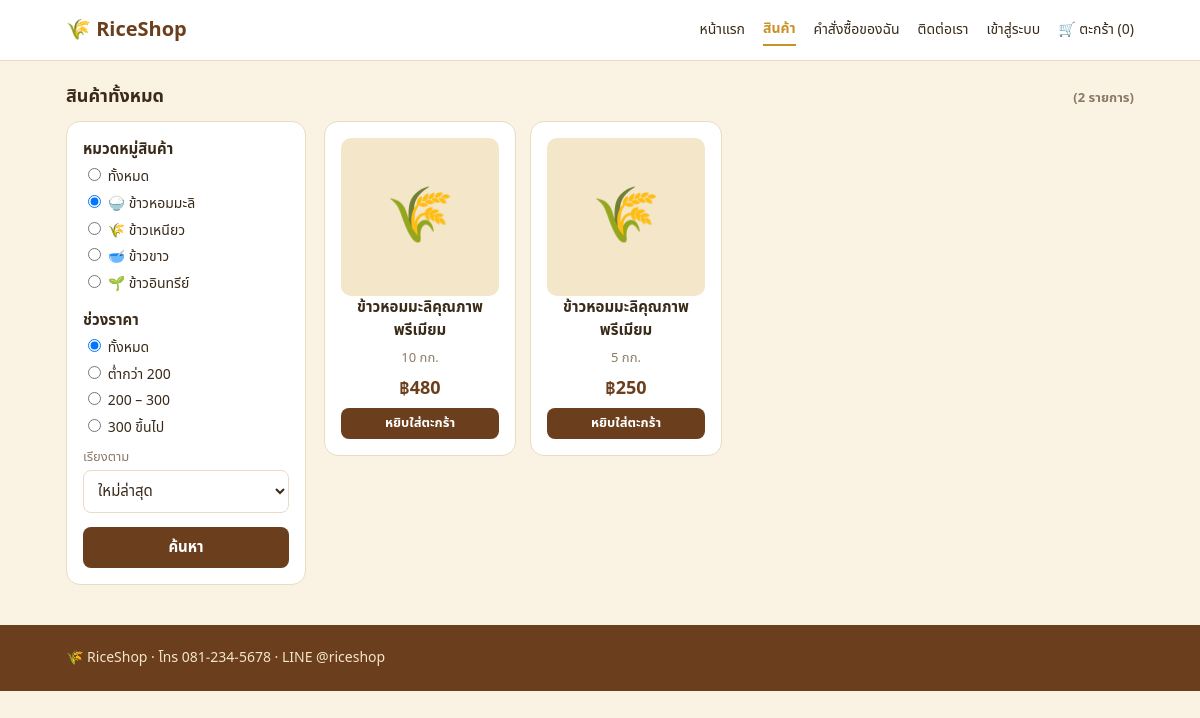
/products.php?cat=1, run on the app's committed database.
### tables this page shows
CREATE TABLE categories(id INT AUTO_INCREMENT PRIMARY KEY,name VARCHAR(80) NOT NULL,icon VARCHAR(8) DEFAULT '🌾');

CREATE TABLE products(id INT AUTO_INCREMENT PRIMARY KEY,category_id INT DEFAULT NULL,name VARCHAR(150) NOT NULL,size VARCHAR(50) DEFAULT '',price INT NOT NULL,stock INT NOT NULL DEFAULT 0,description TEXT,image VARCHAR(60) DEFAULT NULL);

### products.php (the view, shortened to what this page needs)
<?php require 'config.php';
$cat = (int)($_GET['cat'] ?? 0);
$pr = $_GET['pr'] ?? '';
$so = $_GET['so'] ?? 'new';
$w = ['1=1'];
$a = [];
if ($cat) {
    $w[] = 'category_id=?';
    $a[] = $cat;
}
$ord = ['new' => 'id DESC', 'asc' => 'price ASC', 'desc' => 'price DESC'][$so] ?? 'id DESC';
$ps = q('SELECT * FROM products WHERE ' . implode(' AND ', $w) . ' ORDER BY ' . $ord, $a)->fetchAll();
head('สินค้า', 'products'); ?>
<h2 class="sec">สินค้าทั้งหมด <span class="mu">(<?= count($ps) ?> รายการ)</span></h2>
<div class="cols">
    <form class="card" method="get"><b>หมวดหมู่สินค้า</b>
        <label class="rad"><input type="radio" name="cat" value="0" <?= $cat ? '' : 'checked' ?>> ทั้งหมด</label>
        <?php foreach (q('SELECT * FROM categories')->fetchAll() as $c): ?><label class="rad"><input type="radio" name="cat" value="<?= $c['id'] ?>" <?= $cat == $c['id'] ? 'checked' : '' ?>> <?= e($c['icon'] . ' ' . $c['name']) ?></label><?php endforeach ?>
        <b style="display:block;margin-top:14px">ช่วงราคา</b>
        <?php foreach (['' => 'ทั้งหมด', '1' => 'ต่ำกว่า 200', '2' => '200 – 300', '3' => '300 ขึ้นไป'] as $k => $l): ?><label class="rad"><input type="radio" name="pr" value="<?= $k ?>" <?= $pr == (string)$k ? 'checked' : '' ?>> <?= $l ?></label><?php endforeach ?>
        <label>เรียงตาม</label><select name="so">
            <option value="new">ใหม่ล่าสุด</option>
        </select>
        <button class="btn full mt">ค้นหา</button>
    </form>
    <div><?php if (!$ps) echo '<p class="mu">ไม่พบสินค้า</p>'; ?><div class="grid"><?php foreach ($ps as $p) echo pcard($p) ?></div>
    </div>
</div>
<?php foot();

### config.php (shortened to what this page needs)
<?php
try {
    $pdo = new PDO('mysql:host=localhost;dbname=' . DB_NAME . ';charset=utf8mb4', DB_USER, DB_PASS, [PDO::ATTR_ERRMODE => PDO::ERRMODE_EXCEPTION, PDO::ATTR_DEFAULT_FETCH_MODE => PDO::FETCH_ASSOC]);
} catch (Exception $x) {
    die('เชื่อมต่อฐานข้อมูลไม่ได้ กรุณาตรวจสอบ config.php');
}
function q($s, $a = [])
{
    global $pdo;
    $t = $pdo->prepare($s);
    $t->execute($a);
    return $t;
}
function e($s)
{
    return htmlspecialchars((string)$s, ENT_QUOTES, 'UTF-8');
}
function baht($n)
{
    return '฿' . number_format($n);
}
function csrf()
{
    return $_SESSION['c'] ??= bin2hex(random_bytes(16));
}
function csf()
{
    return '<input type="hidden" name="c" value="' . csrf() . '">';
}
function setting($k, $d = '')
{
    static $c = null;
    if ($c === null) $c = q('SELECT k,v FROM settings')->fetchAll(PDO::FETCH_KEY_PAIR);
    return $c[$k] ?? $d;
}
function user()
{
    static $u = false;
    if ($u === false) $u = !empty($_SESSION['uid']) ? (q('SELECT * FROM users WHERE id=?', [$_SESSION['uid']])->fetch() ?: null) : null;
    return $u;
}
function pimg($p, $pre = '')
{
    return $p['image'] ? '<img src="' . $pre . 'uploads/products/' . e($p['image']) . '" alt="' . e($p['name']) . '">' : '<div class="noimg">🌾</div>';
}
function pcard($p)
{
    $h = '<div class="card pc"><a href="product.php?id=' . $p['id'] . '">' . pimg($p) . '<b>' . e($p['name']) . '</b></a><div class="mu">' . e($p['size']) . '</div><div class="price">' . baht($p['price']) . '</div>';
    if ($p['stock'] > 0) $h .= '<form method="post" action="cart.php">' . csf() . '<input type="hidden" name="a" value="add"><input type="hidden" name="id" value="' . $p['id'] . '"><input type="hidden" name="ret" value="' . e(basename($_SERVER['SCRIPT_NAME']) . ($_SERVER['QUERY_STRING'] ? '?' . $_SERVER['QUERY_STRING'] : '')) . '"><button class="btn sm full">หยิบใส่ตะกร้า</button></form>';
    else $h .= '<button class="btn sm full" disabled>สินค้าหมด</button>';
    return $h . '</div>';
}
function head($t, $act = '')
{
    $n = array_sum($_SESSION['cart'] ?? []);
    $nav = ['home' => ['index.php', 'หน้าแรก'], 'products' => ['products.php', 'สินค้า'], 'orders' => ['my-orders.php', 'คำสั่งซื้อของฉัน'], 'contact' => ['#contact', 'ติดต่อเรา']];
    echo '<!doctype html><html lang="th"><head><meta charset="utf-8"><meta name="viewport" content="width=device-width,initial-scale=1"><title>' . e($t) . ' - ' . e(setting('shop_name', 'RiceShop')) . '</title><link href="https://fonts.googleapis.com/css2?family=Noto+Sans+Thai:wght@400;600;700&display=swap" rel="stylesheet"><link rel="stylesheet" href="assets/style.css"></head><body><header class="top"><div class="wrap"><a class="logo" href="index.php">' . (setting('logo') ? '<img src="uploads/logo/' . e(setting('logo')) . '" alt=""> ' : '🌾 ') . e(setting('shop_name', 'RiceShop')) . '</a><nav>';
    foreach ($nav as $k => [$u, $l]) echo '<a href="' . $u . '" class="' . ($act == $k ? 'on' : '') . '">' . $l . '</a>';
    $u = user();
    echo $u ? bell('user', $u['id']) . '<span class="mu">👤 ' . e($u['phone']) . '</span><a href="login.php?out=1">ออกจากระบบ</a>' : '<a href="login.php">เข้าสู่ระบบ</a>';
    echo '<a href="cart.php" class="' . ($act == 'cart' ? 'on' : '') . '">🛒 ตะกร้า (' . $n . ')</a></nav></div></header><main class="wrap">';
}
function foot()
{
    echo '</main><footer id="contact"><div class="wrap">🌾 ' . e(setting('shop_name', 'RiceShop')) . ' · โทร ' . e(setting('phone')) . ' · LINE ' . e(setting('line')) . '</div></footer></body></html>';
}

### assets/style.css (style rules this page uses)
:root { --br: #6b3f1d; --br2: #8a5a2b; --gd: #c8922a; --cr: #faf3e3; --cr2: #f3e6c9; --tx: #3a2a1a; --mu: #8a7a66; --bd: #e8dcc3; --ok: #2f855a; --bad: #c53030; }
* { box-sizing: border-box; }
body { margin: 0; font: 15px/1.55 "Noto Sans Thai", system-ui, sans-serif; background: var(--cr); color: var(--tx); }
a { color: inherit; }
.wrap { max-width: 1100px; margin: auto; padding: 0 16px; }
.mu { color: var(--mu); font-size: 13px; }
.mt { margin-top: 14px; }
.top { background: #fff; border-bottom: 1px solid var(--bd); position: sticky; top: 0; z-index: 9; }
.top .wrap { display: flex; align-items: center; gap: 16px; min-height: 60px; flex-wrap: wrap; }
.logo { font-weight: 700; font-size: 20px; text-decoration: none; color: var(--br); }
.top nav { display: flex; gap: 18px; margin-left: auto; align-items: center; flex-wrap: wrap; }
.top nav a { text-decoration: none; font-size: 14px; padding: 4px 0; }
.top nav a.on { color: var(--gd); font-weight: 600; border-bottom: 2px solid var(--gd); }
.btn { background: var(--br); color: #fff; border: 0; border-radius: 8px; padding: 9px 16px; font: inherit; font-weight: 600; cursor: pointer; text-decoration: none; display: inline-block; }
.btn.sm { padding: 5px 11px; font-size: 13px; }
.btn.full { width: 100%; }
h2.sec { font-size: 18px; margin: 22px 0 10px; display: flex; justify-content: space-between; align-items: baseline; }
.card { background: #fff; border: 1px solid var(--bd); border-radius: 14px; padding: 16px; }
.grid { display: grid; grid-template-columns: repeat(auto-fill, minmax(190px, 1fr)); gap: 14px; }
.pc { text-align: center; display: flex; flex-direction: column; gap: 6px; }
.pc img, .noimg { width: 100%; aspect-ratio: 1; object-fit: cover; border-radius: 10px; background: var(--cr2); }
.noimg { display: flex; align-items: center; justify-content: center; font-size: 54px; }
.pc a { text-decoration: none; }
.price { font-weight: 700; color: var(--br); font-size: 18px; }
.cols { display: grid; grid-template-columns: 240px 1fr; gap: 18px; }
label { display: block; font-size: 13px; color: var(--mu); margin: 8px 0 3px; }
input, select, textarea { width: 100%; padding: 8px 10px; border: 1px solid var(--bd); border-radius: 8px; font: inherit; background: #fff; color: var(--tx); }
input[type="radio"], input[type="checkbox"] { width: auto; }
.rad { display: block; margin: 4px 0; color: var(--tx); font-size: 14px; }
footer { background: var(--br); color: #f3e6c9; margin-top: 40px; padding: 22px 0; font-size: 14px; }
.logo { display: flex; align-items: center; gap: 8px; }

### data on the page
categories: cat "☑ 🍚 ข้าวหอมมะลิ", icon+name "🍚 ข้าวหอมมะลิ"
categories: cat "☐ 🌾 ข้าวเหนียว", icon+name "🌾 ข้าวเหนียว"
categories: cat "☐ 🥣 ข้าวขาว", icon+name "🥣 ข้าวขาว"
categories: cat "☐ 🌱 ข้าวอินทรีย์", icon+name "🌱 ข้าวอินทรีย์"
products: name "ข้าวหอมมะลิคุณภาพพรีเมียม", size "10 กก.", price "฿480"
products: name "ข้าวหอมมะลิคุณภาพพรีเมียม", size "5 กก.", price "฿250"

### other printed values
setting('shop_name', 'RiceShop') "RiceShop"
$l "หน้าแรก"
$l "สินค้า"
$l "คำสั่งซื้อของฉัน"
$l "ติดต่อเรา"
$n "0"
count($ps) "2"
$l "ทั้งหมด"
$l "ต่ำกว่า 200"
$l "200 – 300"
$l "300 ขึ้นไป"
setting('phone') "081-234-5678"
setting('line') "@riceshop"
